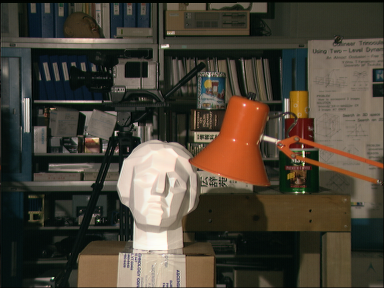
#> input picture opencv/images/tsukuba/imL.png, 384 x 288 px
$ python operations.py
#> lines starting #> are read from the running program, lines starting #| are printed output that depends on the picture
import numpy as np
import cv2

img = cv2.imread('../images/tsukuba/imL.png')
#> img is the input picture: shape (288, 384, 3); mean B, G, R 55.3, 67.6, 74.7
img2 = cv2.imread('../images/cones/imL.png')
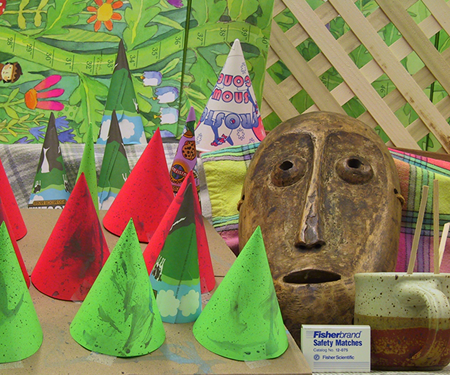
#> input picture opencv/images/cones/imL.png, 450 x 375 px
#> img2 is the input picture: shape (375, 450, 3); mean B, G, R 82.3, 130.2, 132.6

cv2.namedWindow('image');

print('image shape = ', img.shape)
#| image shape =  (288, 384, 3)
print('image datatype = ', img.dtype)
#| image datatype =  uint8

# extract all channels
b, g, r = cv2.split(img)
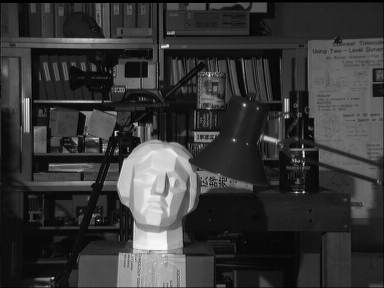
#> b: shape (288, 384); min 0, max 249, mean 55.3
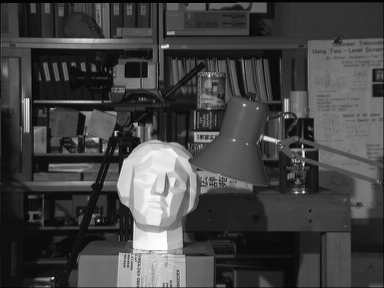
#> g: shape (288, 384); min 0, max 254, mean 67.6
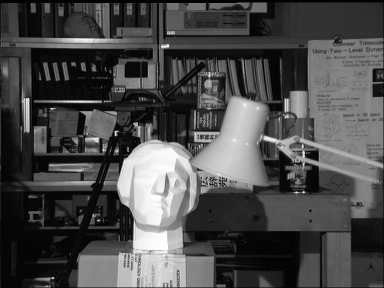
#> r: shape (288, 384); min 0, max 255, mean 74.7
m = cv2.merge((b, g, r))

# superimpose or image blending
k = img + img2[0:288, 0:384,:]
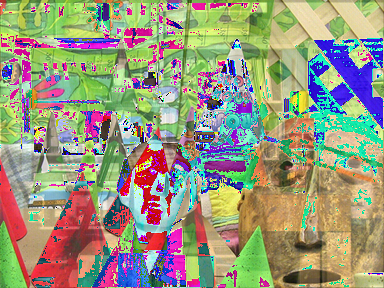
#> k: shape (288, 384, 3); mean B, G, R 125.2, 151.3, 152.2
k = cv2.addWeighted(img, .5, img2[0:288, 0:384,:], .5, 0)
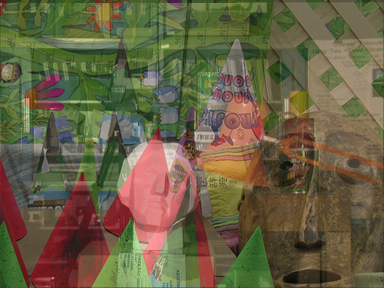
#> k: shape (288, 384, 3); mean B, G, R 68.1, 96.6, 104.9

cv2.imshow('image', k)
cv2.waitKey(0)
cv2.destroyAllWindows()
